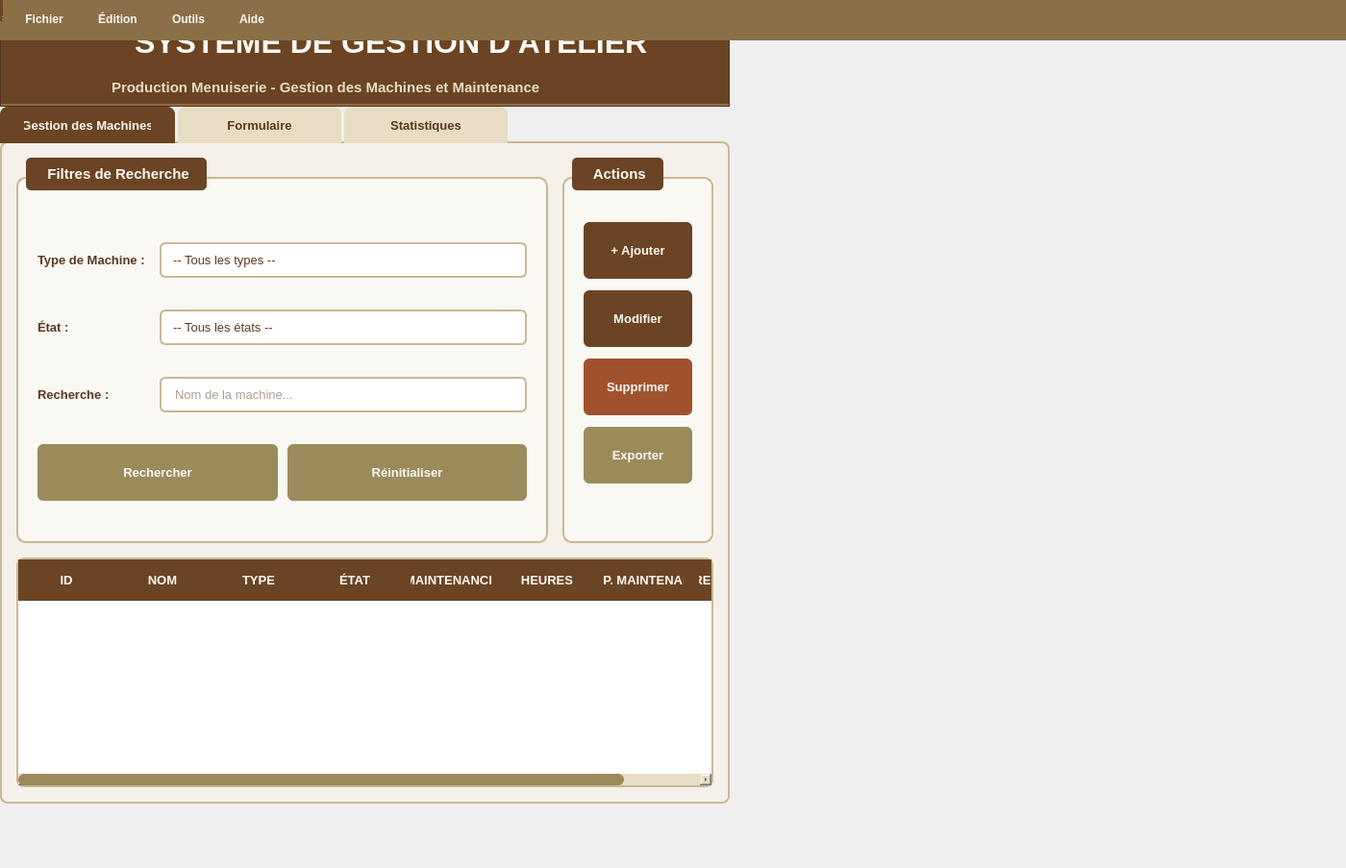
<?xml version="1.0" encoding="UTF-8"?>
<ui version="4.0">
 <class>AtelierWidget</class>
 <widget class="QWidget" name="AtelierWidget">
  <property name="geometry">
   <rect>
    <x>0</x>
    <y>0</y>
    <width>1400</width>
    <height>903</height>
   </rect>
  </property>
  <property name="windowTitle">
   <string>Système de Gestion d'Atelier - Production Menuiserie</string>
  </property>
  <property name="styleSheet">
   <string notr="true">QMainWindow {
    background-color: #F5F0E8;
}

QPushButton {
    background-color: #6B4423;
    color: #FAF8F3;
    border: none;
    padding: 12px 24px;
    border-radius: 6px;
    font-weight: 600;
    font-size: 10pt;
    min-height: 35px;
}

QPushButton:hover {
    background-color: #8B6F47;
    border: 1px solid #6B4423;
}

QPushButton:pressed {
    background-color: #5A3820;
}

QPushButton:disabled {
    background-color: #C9B896;
    color: #9B8B5B;
}

QPushButton#btnRechercher,
QPushButton#btnReinitialiser,
QPushButton#btnExporter {
    background-color: #9B8B5B;
    color: #FAF8F3;
}

QPushButton#btnRechercher:hover,
QPushButton#btnReinitialiser:hover,
QPushButton#btnExporter:hover {
    background-color: #B5A572;
    border: 1px solid #8B6F47;
}

QPushButton#btnSupprimer {
    background-color: #A0522D;
    color: #FAF8F3;
}

QPushButton#btnSupprimer:hover {
    background-color: #C86432;
}

QPushButton#btnEnregistrer,
QPushButton#btnValider {
    background-color: #6B7B3E;
}

QPushButton#btnEnregistrer:hover,
QPushButton#btnValider:hover {
    background-color: #7E9147;
}

QGroupBox {
    background-color: #FAF8F3;
    border: 2px solid #C9B896;
    border-radius: 10px;
    margin-top: 20px;
    padding-top: 20px;
    font-weight: 600;
    font-size: 11pt;
    color: #6B4423;
}

QGroupBox::title {
    subcontrol-origin: margin;
    subcontrol-position: top left;
    padding: 8px 16px;
    background-color: #6B4423;
    color: #FAF8F3;
    border-radius: 5px;
    left: 10px;
}

QLabel {
    color: #5A3820;
    font-size: 10pt;
    font-weight: 500;
}

QLabel#lblLogo {
    background-color: transparent;
    padding: 10px;
}

QLabel#lblTitre {
    font-size: 24pt;
    font-weight: 700;
    color: #6B4423;
    padding: 15px;
    background-color: transparent;
}

QLabel#lblSousTitre {
    font-size: 12pt;
    color: #8B6F47;
    font-weight: 600;
}

QLabel#lblTotalMachines,
QLabel#lblMachinesDisponibles,
QLabel#lblMachinesMaintenance,
QLabel#lblMachinesHS {
    font-size: 11pt;
    font-weight: 600;
    padding: 10px;
    background-color: #E8DCC4;
    border-left: 4px solid #6B4423;
    border-radius: 5px;
    margin: 5px;
}

QLineEdit, QComboBox, QSpinBox, QDateEdit, QTextEdit {
    background-color: #FFFFFF;
    border: 2px solid #C9B896;
    border-radius: 6px;
    padding: 8px 12px;
    font-size: 10pt;
    color: #5A3820;
    selection-background-color: #9B8B5B;
    selection-color: #FAF8F3;
}

QLineEdit:focus, QComboBox:focus, QSpinBox:focus, QDateEdit:focus, QTextEdit:focus {
    border: 2px solid #8B6F47;
    background-color: #FAF8F3;
}

QLineEdit:disabled, QComboBox:disabled, QSpinBox:disabled, QDateEdit:disabled {
    background-color: #E8DCC4;
    color: #9B8B5B;
}

QComboBox::drop-down {
    border: none;
    width: 30px;
}

QComboBox QAbstractItemView {
    background-color: #FAF8F3;
    border: 2px solid #8B6F47;
    selection-background-color: #9B8B5B;
    selection-color: #FAF8F3;
    padding: 5px;
}

QTableWidget {
    background-color: #FFFFFF;
    alternate-background-color: #FAF8F3;
    border: 2px solid #C9B896;
    gridline-color: #E8DCC4;
    font-size: 10pt;
    border-radius: 8px;
}

QTableWidget::item {
    padding: 10px;
    border-bottom: 1px solid #E8DCC4;
}

QTableWidget::item:selected {
    background-color: #9B8B5B;
    color: #FAF8F3;
}

QTableWidget::item:hover {
    background-color: #E8DCC4;
}

QHeaderView::section {
    background-color: #6B4423;
    color: #FAF8F3;
    padding: 12px 8px;
    border: none;
    font-weight: 700;
    font-size: 10pt;
}

QHeaderView::section:hover {
    background-color: #8B6F47;
}

QTabWidget::pane {
    border: 2px solid #C9B896;
    background-color: #F5F0E8;
    border-radius: 8px;
    top: -2px;
}

QTabBar::tab {
    background-color: #E8DCC4;
    color: #5A3820;
    padding: 12px 25px;
    margin-right: 3px;
    border-top-left-radius: 8px;
    border-top-right-radius: 8px;
    font-weight: 600;
    font-size: 10pt;
    min-width: 120px;
}

QTabBar::tab:selected {
    background-color: #6B4423;
    color: #FAF8F3;
}

QTabBar::tab:hover:!selected {
    background-color: #C9B896;
}

QScrollBar:vertical {
    border: none;
    background-color: #E8DCC4;
    width: 12px;
    border-radius: 6px;
}

QScrollBar::handle:vertical {
    background-color: #9B8B5B;
    border-radius: 6px;
    min-height: 20px;
}

QScrollBar::handle:vertical:hover {
    background-color: #8B6F47;
}

QScrollBar:horizontal {
    border: none;
    background-color: #E8DCC4;
    height: 12px;
    border-radius: 6px;
}

QScrollBar::handle:horizontal {
    background-color: #9B8B5B;
    border-radius: 6px;
    min-width: 20px;
}

QStatusBar {
    background-color: #6B4423;
    color: #FAF8F3;
    font-weight: 500;
    padding: 5px;
}

QStatusBar::item {
    border: none;
}

QMenuBar {
    background-color: #8B6F47;
    color: #FAF8F3;
    padding: 5px;
    font-weight: 600;
}

QMenuBar::item {
    background-color: transparent;
    padding: 8px 15px;
}

QMenuBar::item:selected {
    background-color: #6B4423;
    border-radius: 4px;
}

QMenu {
    background-color: #FAF8F3;
    border: 2px solid #8B6F47;
    padding: 5px;
}

QMenu::item {
    padding: 8px 30px;
    color: #5A3820;
}

QMenu::item:selected {
    background-color: #9B8B5B;
    color: #FAF8F3;
}

QSpinBox::up-button, QSpinBox::down-button {
    background-color: #C9B896;
    border: none;
    width: 20px;
}

QSpinBox::up-button:hover, QSpinBox::down-button:hover {
    background-color: #9B8B5B;
}

QCheckBox, QRadioButton {
    color: #5A3820;
    font-weight: 500;
    spacing: 8px;
}

QCheckBox::indicator, QRadioButton::indicator {
    width: 18px;
    height: 18px;
    border: 2px solid #8B6F47;
    border-radius: 3px;
    background-color: #FFFFFF;
}

QCheckBox::indicator:checked, QRadioButton::indicator:checked {
    background-color: #6B4423;
    border: 2px solid #6B4423;
}
</string>
  </property>
  <widget class="QWidget" name="centralwidget">
   <layout class="QVBoxLayout" name="verticalLayout">
    <property name="spacing">
     <number>0</number>
    </property>
    <property name="leftMargin">
     <number>0</number>
    </property>
    <property name="topMargin">
     <number>0</number>
    </property>
    <property name="rightMargin">
     <number>0</number>
    </property>
    <property name="bottomMargin">
     <number>0</number>
    </property>
    <item>
     <widget class="QFrame" name="frameHeader">
      <property name="styleSheet">
       <string notr="true">QFrame#frameHeader {
    background-color: #6B4423;
    border-bottom: 3px solid #8B6F47;
}</string>
      </property>
      <property name="frameShape">
       <enum>QFrame::Shape::StyledPanel</enum>
      </property>
      <layout class="QHBoxLayout" name="horizontalLayout_header">
       <property name="spacing">
        <number>15</number>
       </property>
       <property name="leftMargin">
        <number>20</number>
       </property>
       <property name="topMargin">
        <number>10</number>
       </property>
       <property name="rightMargin">
        <number>20</number>
       </property>
       <property name="bottomMargin">
        <number>10</number>
       </property>
       <item>
        <widget class="QLabel" name="lblLogo">
         <property name="minimumSize">
          <size>
           <width>80</width>
           <height>80</height>
          </size>
         </property>
         <property name="maximumSize">
          <size>
           <width>80</width>
           <height>80</height>
          </size>
         </property>
         <property name="text">
          <string/>
         </property>
         <property name="scaledContents">
          <bool>true</bool>
         </property>
         <property name="alignment">
          <set>Qt::AlignmentFlag::AlignCenter</set>
         </property>
        </widget>
       </item>
       <item>
        <layout class="QVBoxLayout" name="verticalLayout_9">
         <property name="spacing">
          <number>5</number>
         </property>
         <item>
          <widget class="QLabel" name="lblTitre">
           <property name="styleSheet">
            <string notr="true">color: #FAF8F3;</string>
           </property>
           <property name="text">
            <string>SYSTÈME DE GESTION D'ATELIER</string>
           </property>
           <property name="alignment">
            <set>Qt::AlignmentFlag::AlignLeading|Qt::AlignmentFlag::AlignLeft|Qt::AlignmentFlag::AlignVCenter</set>
           </property>
          </widget>
         </item>
         <item>
          <widget class="QLabel" name="lblSousTitre">
           <property name="styleSheet">
            <string notr="true">color: #E8DCC4; font-size: 11pt;</string>
           </property>
           <property name="text">
            <string>Production Menuiserie - Gestion des Machines et Maintenance</string>
           </property>
           <property name="alignment">
            <set>Qt::AlignmentFlag::AlignLeading|Qt::AlignmentFlag::AlignLeft|Qt::AlignmentFlag::AlignVCenter</set>
           </property>
          </widget>
         </item>
        </layout>
       </item>
       <item>
        <spacer name="horizontalSpacer_header">
         <property name="orientation">
          <enum>Qt::Orientation::Horizontal</enum>
         </property>
         <property name="sizeHint" stdset="0">
          <size>
           <width>40</width>
           <height>20</height>
          </size>
         </property>
        </spacer>
       </item>
      </layout>
     </widget>
    </item>
    <item>
     <widget class="QTabWidget" name="tabWidget">
      <property name="currentIndex">
       <number>0</number>
      </property>
      <widget class="QWidget" name="tabMachines">
       <attribute name="title">
        <string>  Gestion des Machines  </string>
       </attribute>
       <layout class="QVBoxLayout" name="verticalLayout_2">
        <property name="spacing">
         <number>15</number>
        </property>
        <property name="leftMargin">
         <number>15</number>
        </property>
        <property name="topMargin">
         <number>15</number>
        </property>
        <property name="rightMargin">
         <number>15</number>
        </property>
        <property name="bottomMargin">
         <number>15</number>
        </property>
        <item>
         <layout class="QHBoxLayout" name="horizontalLayout">
          <property name="spacing">
           <number>15</number>
          </property>
          <item>
           <widget class="QGroupBox" name="groupRecherche">
            <property name="title">
             <string> Filtres de Recherche</string>
            </property>
            <layout class="QGridLayout" name="gridLayout">
             <property name="leftMargin">
              <number>20</number>
             </property>
             <property name="topMargin">
              <number>25</number>
             </property>
             <property name="rightMargin">
              <number>20</number>
             </property>
             <property name="bottomMargin">
              <number>20</number>
             </property>
             <property name="horizontalSpacing">
              <number>15</number>
             </property>
             <property name="verticalSpacing">
              <number>12</number>
             </property>
             <item row="0" column="1">
              <widget class="QComboBox" name="comboRechercheType">
               <item>
                <property name="text">
                 <string>-- Tous les types --</string>
                </property>
               </item>
               <item>
                <property name="text">
                 <string>Scie</string>
                </property>
               </item>
               <item>
                <property name="text">
                 <string>Perceuse</string>
                </property>
               </item>
               <item>
                <property name="text">
                 <string>Raboteuse</string>
                </property>
               </item>
               <item>
                <property name="text">
                 <string>Ponceuse</string>
                </property>
               </item>
               <item>
                <property name="text">
                 <string>Défonceuse</string>
                </property>
               </item>
               <item>
                <property name="text">
                 <string>Tour à bois</string>
                </property>
               </item>
              </widget>
             </item>
             <item row="0" column="0">
              <widget class="QLabel" name="label">
               <property name="text">
                <string>Type de Machine :</string>
               </property>
              </widget>
             </item>
             <item row="2" column="0">
              <widget class="QLabel" name="label_11">
               <property name="text">
                <string>Recherche :</string>
               </property>
              </widget>
             </item>
             <item row="3" column="0" colspan="2">
              <layout class="QHBoxLayout" name="horizontalLayout_2">
               <property name="spacing">
                <number>10</number>
               </property>
               <item>
                <widget class="QPushButton" name="btnRechercher">
                 <property name="text">
                  <string>Rechercher</string>
                 </property>
                </widget>
               </item>
               <item>
                <widget class="QPushButton" name="btnReinitialiser">
                 <property name="text">
                  <string>Réinitialiser</string>
                 </property>
                </widget>
               </item>
              </layout>
             </item>
             <item row="1" column="1">
              <widget class="QComboBox" name="comboRechercheEtat">
               <item>
                <property name="text">
                 <string>-- Tous les états --</string>
                </property>
               </item>
               <item>
                <property name="text">
                 <string>Disponible</string>
                </property>
               </item>
               <item>
                <property name="text">
                 <string>En maintenance</string>
                </property>
               </item>
               <item>
                <property name="text">
                 <string>Hors service</string>
                </property>
               </item>
              </widget>
             </item>
             <item row="1" column="0">
              <widget class="QLabel" name="label_2">
               <property name="text">
                <string>État :</string>
               </property>
              </widget>
             </item>
             <item row="2" column="1">
              <widget class="QLineEdit" name="lineEditRecherche">
               <property name="placeholderText">
                <string>Nom de la machine...</string>
               </property>
              </widget>
             </item>
            </layout>
           </widget>
          </item>
          <item>
           <widget class="QGroupBox" name="groupActions">
            <property name="title">
             <string> Actions</string>
            </property>
            <layout class="QVBoxLayout" name="verticalLayout_3">
             <property name="spacing">
              <number>12</number>
             </property>
             <property name="leftMargin">
              <number>20</number>
             </property>
             <property name="topMargin">
              <number>25</number>
             </property>
             <property name="rightMargin">
              <number>20</number>
             </property>
             <property name="bottomMargin">
              <number>20</number>
             </property>
             <item>
              <widget class="QPushButton" name="btnAjouter">
               <property name="text">
                <string>+ Ajouter</string>
               </property>
              </widget>
             </item>
             <item>
              <widget class="QPushButton" name="btnModifier">
               <property name="text">
                <string>Modifier</string>
               </property>
              </widget>
             </item>
             <item>
              <widget class="QPushButton" name="btnSupprimer">
               <property name="text">
                <string>Supprimer</string>
               </property>
              </widget>
             </item>
             <item>
              <widget class="QPushButton" name="btnExporter">
               <property name="text">
                <string>Exporter</string>
               </property>
              </widget>
             </item>
             <item>
              <spacer name="verticalSpacer">
               <property name="orientation">
                <enum>Qt::Orientation::Vertical</enum>
               </property>
               <property name="sizeHint" stdset="0">
                <size>
                 <width>20</width>
                 <height>40</height>
                </size>
               </property>
              </spacer>
             </item>
            </layout>
           </widget>
          </item>
         </layout>
        </item>
        <item>
         <widget class="QTableWidget" name="tableMachines">
          <property name="alternatingRowColors">
           <bool>true</bool>
          </property>
          <property name="selectionMode">
           <enum>QAbstractItemView::SelectionMode::SingleSelection</enum>
          </property>
          <property name="selectionBehavior">
           <enum>QAbstractItemView::SelectionBehavior::SelectRows</enum>
          </property>
          <property name="sortingEnabled">
           <bool>true</bool>
          </property>
          <column>
           <property name="text">
            <string>ID</string>
           </property>
          </column>
          <column>
           <property name="text">
            <string>NOM</string>
           </property>
          </column>
          <column>
           <property name="text">
            <string>TYPE</string>
           </property>
          </column>
          <column>
           <property name="text">
            <string>ÉTAT</string>
           </property>
          </column>
          <column>
           <property name="text">
            <string>MAINTENANCE</string>
           </property>
          </column>
          <column>
           <property name="text">
            <string>HEURES</string>
           </property>
          </column>
          <column>
           <property name="text">
            <string>RESP. MAINTENANCE</string>
           </property>
          </column>
          <column>
           <property name="text">
            <string>RESP. ATELIER</string>
           </property>
          </column>
         </widget>
        </item>
       </layout>
      </widget>
      <widget class="QWidget" name="tabFormulaire">
       <attribute name="title">
        <string>  Formulaire  </string>
       </attribute>
       <layout class="QVBoxLayout" name="verticalLayout_4">
        <property name="spacing">
         <number>15</number>
        </property>
        <property name="leftMargin">
         <number>15</number>
        </property>
        <property name="topMargin">
         <number>15</number>
        </property>
        <property name="rightMargin">
         <number>15</number>
        </property>
        <property name="bottomMargin">
         <number>15</number>
        </property>
        <item>
         <widget class="QGroupBox" name="groupFormulaire">
          <property name="title">
           <string> Informations Machine</string>
          </property>
          <layout class="QGridLayout" name="gridLayout_2">
           <property name="leftMargin">
            <number>30</number>
           </property>
           <property name="topMargin">
            <number>30</number>
           </property>
           <property name="rightMargin">
            <number>30</number>
           </property>
           <property name="bottomMargin">
            <number>30</number>
           </property>
           <property name="horizontalSpacing">
            <number>20</number>
           </property>
           <property name="verticalSpacing">
            <number>18</number>
           </property>
           <item row="5" column="0">
            <widget class="QLabel" name="label_8">
             <property name="text">
              <string>Heures Cumulées :</string>
             </property>
            </widget>
           </item>
           <item row="3" column="0">
            <widget class="QLabel" name="label_6">
             <property name="text">
              <string>État :</string>
             </property>
            </widget>
           </item>
           <item row="0" column="0">
            <widget class="QLabel" name="label_3">
             <property name="text">
              <string>ID Machine :</string>
             </property>
            </widget>
           </item>
           <item row="2" column="0">
            <widget class="QLabel" name="label_5">
             <property name="text">
              <string>Type :</string>
             </property>
            </widget>
           </item>
           <item row="7" column="0">
            <widget class="QLabel" name="label_10">
             <property name="text">
              <string>Resp. Atelier :</string>
             </property>
            </widget>
           </item>
           <item row="0" column="1">
            <widget class="QLineEdit" name="lineEditID">
             <property name="readOnly">
              <bool>true</bool>
             </property>
             <property name="placeholderText">
              <string>Auto-généré</string>
             </property>
            </widget>
           </item>
           <item row="7" column="1">
            <widget class="QLineEdit" name="lineEditRespAtelier">
             <property name="placeholderText">
              <string>Nom du responsable</string>
             </property>
            </widget>
           </item>
           <item row="8" column="0" colspan="2">
            <layout class="QHBoxLayout" name="horizontalLayout_3">
             <property name="spacing">
              <number>15</number>
             </property>
             <item>
              <spacer name="horizontalSpacer">
               <property name="orientation">
                <enum>Qt::Orientation::Horizontal</enum>
               </property>
               <property name="sizeHint" stdset="0">
                <size>
                 <width>40</width>
                 <height>20</height>
                </size>
               </property>
              </spacer>
             </item>
             <item>
              <widget class="QPushButton" name="btnEnregistrer">
               <property name="minimumSize">
                <size>
                 <width>150</width>
                 <height>59</height>
                </size>
               </property>
               <property name="text">
                <string>Enregistrer</string>
               </property>
              </widget>
             </item>
             <item>
              <widget class="QPushButton" name="btnAnnuler">
               <property name="minimumSize">
                <size>
                 <width>150</width>
                 <height>59</height>
                </size>
               </property>
               <property name="text">
                <string>Annuler</string>
               </property>
              </widget>
             </item>
            </layout>
           </item>
           <item row="4" column="0">
            <widget class="QLabel" name="label_7">
             <property name="text">
              <string>Date Maintenance :</string>
             </property>
            </widget>
           </item>
           <item row="6" column="0">
            <widget class="QLabel" name="label_9">
             <property name="text">
              <string>Resp. Maintenance :</string>
             </property>
            </widget>
           </item>
           <item row="1" column="1">
            <widget class="QLineEdit" name="lineEditNom">
             <property name="placeholderText">
              <string>Ex: Scie circulaire principale</string>
             </property>
            </widget>
           </item>
           <item row="1" column="0">
            <widget class="QLabel" name="label_4">
             <property name="text">
              <string>Nom :</string>
             </property>
            </widget>
           </item>
           <item row="6" column="1">
            <widget class="QLineEdit" name="lineEditRespMaintenance">
             <property name="placeholderText">
              <string>Nom du responsable</string>
             </property>
            </widget>
           </item>
           <item row="3" column="1">
            <widget class="QComboBox" name="comboBoxEtat">
             <item>
              <property name="text">
               <string>Disponible</string>
              </property>
             </item>
             <item>
              <property name="text">
               <string>En maintenance</string>
              </property>
             </item>
             <item>
              <property name="text">
               <string>Hors service</string>
              </property>
             </item>
            </widget>
           </item>
           <item row="4" column="1">
            <widget class="QDateEdit" name="dateEditMaintenance">
             <property name="calendarPopup">
              <bool>true</bool>
             </property>
            </widget>
           </item>
           <item row="5" column="1">
            <widget class="QSpinBox" name="spinBoxHeures">
             <property name="suffix">
              <string> h</string>
             </property>
             <property name="maximum">
              <number>999999</number>
             </property>
            </widget>
           </item>
           <item row="2" column="1">
            <widget class="QComboBox" name="comboBoxType">
             <item>
              <property name="text">
               <string>Scie</string>
              </property>
             </item>
             <item>
              <property name="text">
               <string>Perceuse</string>
              </property>
             </item>
             <item>
              <property name="text">
               <string>Raboteuse</string>
              </property>
             </item>
             <item>
              <property name="text">
               <string>Ponceuse</string>
              </property>
             </item>
             <item>
              <property name="text">
               <string>Défonceuse</string>
              </property>
             </item>
             <item>
              <property name="text">
               <string>Tour à bois</string>
              </property>
             </item>
            </widget>
           </item>
          </layout>
         </widget>
        </item>
        <item>
         <spacer name="verticalSpacer_2">
          <property name="orientation">
           <enum>Qt::Orientation::Vertical</enum>
          </property>
          <property name="sizeHint" stdset="0">
           <size>
            <width>20</width>
            <height>40</height>
           </size>
          </property>
         </spacer>
        </item>
       </layout>
      </widget>
      <widget class="QWidget" name="tabStatistiques">
       <attribute name="title">
        <string>  Statistiques  </string>
       </attribute>
       <layout class="QVBoxLayout" name="verticalLayout_5">
        <property name="spacing">
         <number>15</number>
        </property>
        <property name="leftMargin">
         <number>15</number>
        </property>
        <property name="topMargin">
         <number>15</number>
        </property>
        <property name="rightMargin">
         <number>15</number>
        </property>
        <property name="bottomMargin">
         <number>15</number>
        </property>
        <item>
         <layout class="QHBoxLayout" name="horizontalLayout_4">
          <property name="spacing">
           <number>15</number>
          </property>
          <item>
           <widget class="QGroupBox" name="groupStats">
            <property name="title">
             <string> Vue d'Ensemble</string>
            </property>
            <layout class="QVBoxLayout" name="verticalLayout_6">
             <property name="spacing">
              <number>12</number>
             </property>
             <property name="leftMargin">
              <number>20</number>
             </property>
             <property name="topMargin">
              <number>25</number>
             </property>
             <property name="rightMargin">
              <number>20</number>
             </property>
             <property name="bottomMargin">
              <number>20</number>
             </property>
             <item>
              <widget class="QLabel" name="lblTotalMachines">
               <property name="text">
                <string>Total : 0</string>
               </property>
              </widget>
             </item>
             <item>
              <widget class="QLabel" name="lblMachinesDisponibles">
               <property name="text">
                <string>Disponibles : 0</string>
               </property>
              </widget>
             </item>
             <item>
              <widget class="QLabel" name="lblMachinesMaintenance">
               <property name="text">
                <string>En Maintenance : 0</string>
               </property>
              </widget>
             </item>
             <item>
              <widget class="QLabel" name="lblMachinesHS">
               <property name="text">
                <string>Hors Service : 0</string>
               </property>
              </widget>
             </item>
             <item>
              <spacer name="verticalSpacer_3">
               <property name="orientation">
                <enum>Qt::Orientation::Vertical</enum>
               </property>
               <property name="sizeHint" stdset="0">
                <size>
                 <width>20</width>
                 <height>40</height>
                </size>
               </property>
              </spacer>
             </item>
            </layout>
           </widget>
          </item>
          <item>
           <widget class="QGroupBox" name="groupMaintenance">
            <property name="title">
             <string> Planification</string>
            </property>
            <layout class="QVBoxLayout" name="verticalLayout_7">
             <property name="spacing">
              <number>12</number>
             </property>
             <property name="leftMargin">
              <number>20</number>
             </property>
             <property name="topMargin">
              <number>25</number>
             </property>
             <property name="rightMargin">
              <number>20</number>
             </property>
             <property name="bottomMargin">
              <number>20</number>
             </property>
             <item>
              <widget class="QPushButton" name="btnPlanifierMaintenance">
               <property name="text">
                <string>Planifier Auto</string>
               </property>
              </widget>
             </item>
             <item>
              <widget class="QPushButton" name="btnMachinesSollicitees">
               <property name="text">
                <string>Plus Sollicitées</string>
               </property>
              </widget>
             </item>
             <item>
              <widget class="QPushButton" name="btnSlotsDisponibles">
               <property name="text">
                <string>Slots Disponibles</string>
               </property>
              </widget>
             </item>
             <item>
              <spacer name="verticalSpacer_4">
               <property name="orientation">
                <enum>Qt::Orientation::Vertical</enum>
               </property>
               <property name="sizeHint" stdset="0">
                <size>
                 <width>20</width>
                 <height>40</height>
                </size>
               </property>
              </spacer>
             </item>
            </layout>
           </widget>
          </item>
         </layout>
        </item>
        <item>
         <widget class="QGroupBox" name="groupRapport">
          <property name="title">
           <string> Rapport Détaillé</string>
          </property>
          <layout class="QVBoxLayout" name="verticalLayout_8">
           <property name="spacing">
            <number>15</number>
           </property>
           <property name="leftMargin">
            <number>20</number>
           </property>
           <property name="topMargin">
            <number>25</number>
           </property>
           <property name="rightMargin">
            <number>20</number>
           </property>
           <property name="bottomMargin">
            <number>20</number>
           </property>
           <item>
            <widget class="QTableWidget" name="tableStatistiques">
             <property name="alternatingRowColors">
              <bool>true</bool>
             </property>
             <column>
              <property name="text">
               <string>MACHINE</string>
              </property>
             </column>
             <column>
              <property name="text">
               <string>TYPE</string>
              </property>
             </column>
             <column>
              <property name="text">
               <string>HEURES</string>
              </property>
             </column>
             <column>
              <property name="text">
               <string>PROCHAINE MAINTENANCE</string>
              </property>
             </column>
             <column>
              <property name="text">
               <string>TAUX</string>
              </property>
             </column>
            </widget>
           </item>
          </layout>
         </widget>
        </item>
       </layout>
      </widget>
     </widget>
    </item>
   </layout>
  </widget>
  <widget class="QMenuBar" name="menubar">
   <property name="geometry">
    <rect>
     <x>0</x>
     <y>0</y>
     <width>1400</width>
     <height>42</height>
    </rect>
   </property>
   <widget class="QMenu" name="menuFichier">
    <property name="title">
     <string>Fichier</string>
    </property>
    <addaction name="actionNouveau"/>
    <addaction name="actionOuvrir"/>
    <addaction name="actionEnregistrer"/>
    <addaction name="separator"/>
    <addaction name="actionQuitter"/>
   </widget>
   <widget class="QMenu" name="menuEdition">
    <property name="title">
     <string>Édition</string>
    </property>
    <addaction name="actionAjouter"/>
    <addaction name="actionModifier"/>
    <addaction name="actionSupprimer"/>
   </widget>
   <widget class="QMenu" name="menuOutils">
    <property name="title">
     <string>Outils</string>
    </property>
    <addaction name="actionStatistiques"/>
    <addaction name="actionMaintenance"/>
   </widget>
   <widget class="QMenu" name="menuAide">
    <property name="title">
     <string>Aide</string>
    </property>
    <addaction name="actionDocumentation"/>
    <addaction name="actionAPropos"/>
   </widget>
   <addaction name="menuFichier"/>
   <addaction name="menuEdition"/>
   <addaction name="menuOutils"/>
   <addaction name="menuAide"/>
  </widget>
  <widget class="QStatusBar" name="statusbar"/>
  <action name="actionNouveau">
   <property name="text">
    <string>Nouveau</string>
   </property>
  </action>
  <action name="actionOuvrir">
   <property name="text">
    <string>Ouvrir</string>
   </property>
  </action>
  <action name="actionEnregistrer">
   <property name="text">
    <string>Enregistrer</string>
   </property>
  </action>
  <action name="actionQuitter">
   <property name="text">
    <string>Quitter</string>
   </property>
  </action>
  <action name="actionAjouter">
   <property name="text">
    <string>Ajouter</string>
   </property>
  </action>
  <action name="actionModifier">
   <property name="text">
    <string>Modifier</string>
   </property>
  </action>
  <action name="actionSupprimer">
   <property name="text">
    <string>Supprimer</string>
   </property>
  </action>
  <action name="actionStatistiques">
   <property name="text">
    <string>Statistiques</string>
   </property>
  </action>
  <action name="actionMaintenance">
   <property name="text">
    <string>Maintenance</string>
   </property>
  </action>
  <action name="actionDocumentation">
   <property name="text">
    <string>Documentation</string>
   </property>
  </action>
  <action name="actionAPropos">
   <property name="text">
    <string>À propos</string>
   </property>
  </action>
 </widget>
 <resources/>
 <connections/>
</ui>
